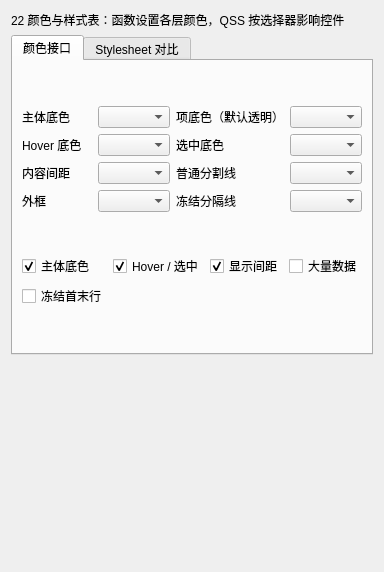
<?xml version='1.0' encoding='utf-8'?>
<ui version="4.0">
 <class>ListColors</class>
 <widget class="QWidget" name="ListColors">
  <layout class="QVBoxLayout" name="pageLayout">
   <item>
    <widget class="QLabel" name="titleLabel">
     <property name="text">
      <string>22 颜色与样式表：函数设置各层颜色，QSS 按选择器影响控件</string>
     </property>
     <property name="wordWrap">
      <bool>true</bool>
     </property>
    </widget>
   </item>
   <item>
    <widget class="QTabWidget" name="tabs">
     <widget class="QWidget" name="colorsTab">
      <attribute name="title">
       <string>颜色接口</string>
      </attribute>
      <layout class="QVBoxLayout" name="optionsLayout">
       <item>
        <layout class="QGridLayout" name="colorsLayout">
         <item row="0" column="0">
          <widget class="QLabel" name="bodyColorLabel">
           <property name="text">
            <string>主体底色</string>
           </property>
          </widget>
         </item>
         <item row="0" column="1">
          <widget class="QComboBox" name="bodyColor" />
         </item>
         <item row="0" column="2">
          <widget class="QLabel" name="itemColorLabel">
           <property name="text">
            <string>项底色（默认透明）</string>
           </property>
          </widget>
         </item>
         <item row="0" column="3">
          <widget class="QComboBox" name="itemColor" />
         </item>
         <item row="1" column="0">
          <widget class="QLabel" name="hoverColorLabel">
           <property name="text">
            <string>Hover 底色</string>
           </property>
          </widget>
         </item>
         <item row="1" column="1">
          <widget class="QComboBox" name="hoverColor" />
         </item>
         <item row="1" column="2">
          <widget class="QLabel" name="selectedColorLabel">
           <property name="text">
            <string>选中底色</string>
           </property>
          </widget>
         </item>
         <item row="1" column="3">
          <widget class="QComboBox" name="selectedColor" />
         </item>
         <item row="2" column="0">
          <widget class="QLabel" name="gapColorLabel">
           <property name="text">
            <string>内容间距</string>
           </property>
          </widget>
         </item>
         <item row="2" column="1">
          <widget class="QComboBox" name="gapColor" />
         </item>
         <item row="2" column="2">
          <widget class="QLabel" name="lineColorLabel">
           <property name="text">
            <string>普通分割线</string>
           </property>
          </widget>
         </item>
         <item row="2" column="3">
          <widget class="QComboBox" name="lineColor" />
         </item>
         <item row="3" column="0">
          <widget class="QLabel" name="frameColorLabel">
           <property name="text">
            <string>外框</string>
           </property>
          </widget>
         </item>
         <item row="3" column="1">
          <widget class="QComboBox" name="frameColor" />
         </item>
         <item row="3" column="2">
          <widget class="QLabel" name="dividerColorLabel">
           <property name="text">
            <string>冻结分隔线</string>
           </property>
          </widget>
         </item>
         <item row="3" column="3">
          <widget class="QComboBox" name="dividerColor" />
         </item>
        </layout>
       </item>
       <item>
        <layout class="QGridLayout" name="switchesLayout">
         <item row="0" column="0">
          <widget class="QCheckBox" name="bodyVisible">
           <property name="text">
            <string>主体底色</string>
           </property>
           <property name="checked">
            <bool>true</bool>
           </property>
          </widget>
         </item>
         <item row="0" column="1">
          <widget class="QCheckBox" name="statesVisible">
           <property name="text">
            <string>Hover / 选中</string>
           </property>
           <property name="checked">
            <bool>true</bool>
           </property>
          </widget>
         </item>
         <item row="0" column="2">
          <widget class="QCheckBox" name="gaps">
           <property name="text">
            <string>显示间距</string>
           </property>
           <property name="checked">
            <bool>true</bool>
           </property>
          </widget>
         </item>
         <item row="0" column="3">
          <widget class="QCheckBox" name="manyRows">
           <property name="text">
            <string>大量数据</string>
           </property>
           <property name="checked">
            <bool>false</bool>
           </property>
          </widget>
         </item>
         <item row="1" column="0">
          <widget class="QCheckBox" name="frozen">
           <property name="text">
            <string>冻结首末行</string>
           </property>
           <property name="checked">
            <bool>false</bool>
           </property>
          </widget>
         </item>
        </layout>
       </item>
      </layout>
     </widget>
     <widget class="QWidget" name="qssTab">
      <attribute name="title">
       <string>Stylesheet 对比</string>
      </attribute>
      <layout class="QVBoxLayout" name="qssLayout">
       <item>
        <widget class="QComboBox" name="preset">
         <item>
          <property name="text">
           <string>无样式表</string>
          </property>
         </item>
         <item>
          <property name="text">
           <string>仅 View：绿色背景</string>
          </property>
         </item>
         <item>
          <property name="text">
           <string>仅 View：渐变背景</string>
          </property>
         </item>
         <item>
          <property name="text">
           <string>仅 Viewport：粉色背景</string>
          </property>
         </item>
         <item>
          <property name="text">
           <string>仅业务 QLabel：橙色背景</string>
          </property>
         </item>
         <item>
          <property name="text">
           <string>宽泛 QWidget：所有子控件蓝色背景</string>
          </property>
         </item>
         <item>
          <property name="text">
           <string>滚动条：紫色背景</string>
          </property>
         </item>
         <item>
          <property name="text">
           <string>View 与 Viewport：半透明叠加</string>
          </property>
         </item>
         <item>
          <property name="text">
           <string>View 与 Viewport：内容渐变</string>
          </property>
         </item>
        </widget>
       </item>
       <item>
        <widget class="QPlainTextEdit" name="qssEditor">
         <property name="maximumHeight">
          <number>125</number>
         </property>
         <property name="placeholderText">
          <string>编辑 QSS 后点击应用；仅设置到下方示例 View。</string>
         </property>
        </widget>
       </item>
       <item>
        <layout class="QHBoxLayout" name="qssButtons">
         <item>
          <widget class="QPushButton" name="applyQss">
           <property name="text">
            <string>应用 QSS</string>
           </property>
          </widget>
         </item>
         <item>
          <widget class="QPushButton" name="clearQss">
           <property name="text">
            <string>清除 QSS</string>
           </property>
          </widget>
         </item>
        </layout>
       </item>
       <item>
        <widget class="QLabel" name="qssHint">
         <property name="wordWrap">
          <bool>true</bool>
         </property>
        </widget>
       </item>
      </layout>
     </widget>
    </widget>
   </item>
   <item>
    <widget class="QLabel" name="statusLabel">
     <property name="wordWrap">
      <bool>true</bool>
     </property>
     <property name="textInteractionFlags">
      <set>Qt::TextSelectableByMouse</set>
     </property>
    </widget>
   </item>
   <item>
    <widget class="QWidget" name="previewHost">
     <property name="minimumSize">
      <size>
       <width>0</width>
       <height>180</height>
      </size>
     </property>
     <layout class="QVBoxLayout" name="previewLayout">
      <property name="leftMargin">
       <number>12</number>
      </property>
      <property name="topMargin">
       <number>12</number>
      </property>
      <property name="rightMargin">
       <number>12</number>
      </property>
      <property name="bottomMargin">
       <number>12</number>
      </property>
     </layout>
    </widget>
   </item>
  </layout>
 </widget>
 <resources />
 <connections />
</ui>
